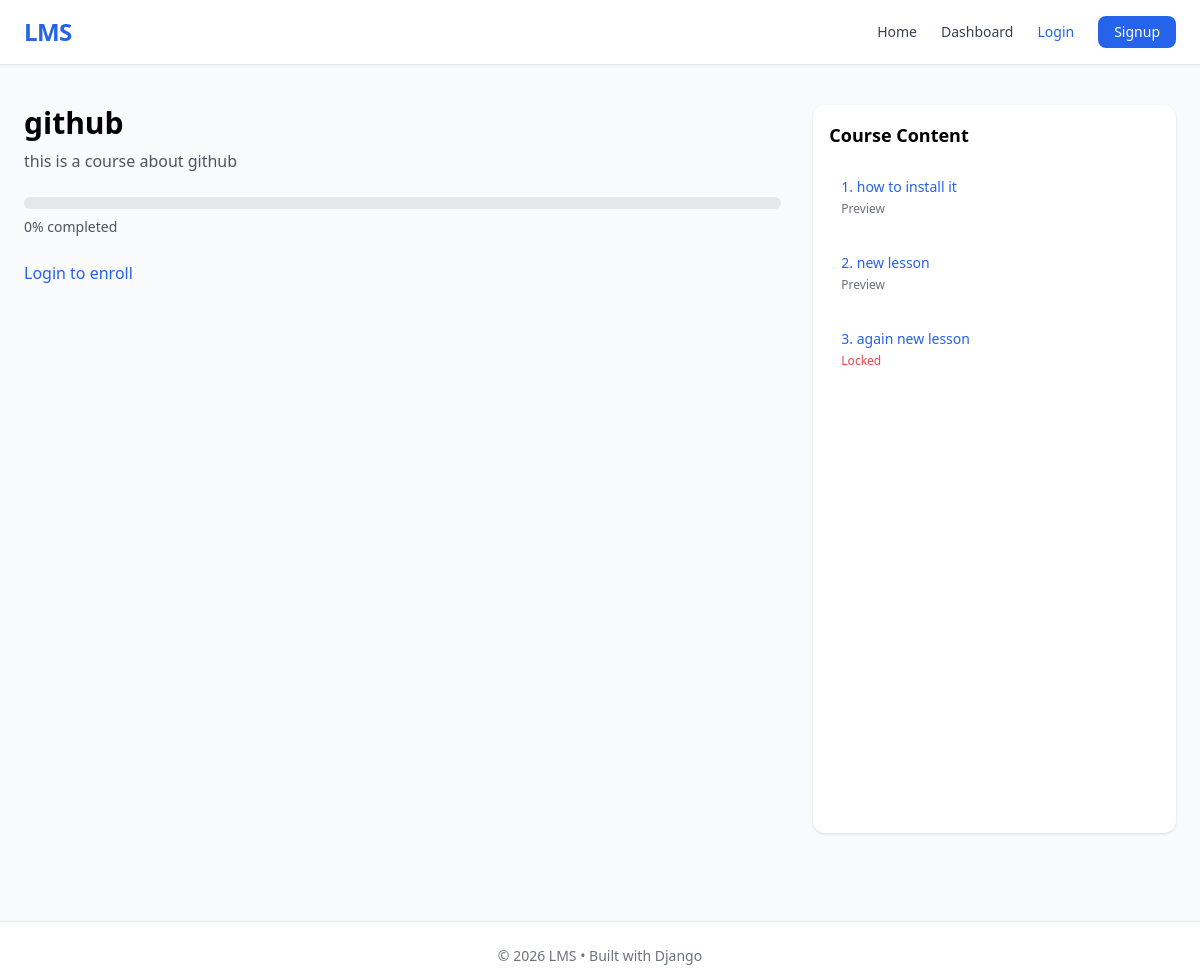
The app's page /course/3/ with its own data.
### courses/models.py (models this page shows, shortened)
class Course(models.Model):
    title = models.CharField(max_length=200)
    description = models.TextField()
    thumbnail = models.URLField(blank=True, null=True)
    category = models.ForeignKey(Category, on_delete=models.SET_NULL, null=True, blank=True)
    created_at = models.DateTimeField(auto_now_add=True)

class Lesson(models.Model):
    course = models.ForeignKey(Course, on_delete=models.CASCADE)
    title = models.CharField(max_length=200)
    video_url = models.URLField(blank=True, null=True)
    content = models.TextField()

### courses/views.py (the view, shortened to what this page needs)
# urls.py: path('course/<int:id>/', course_detail, name='course_detail'),
def course_detail(request, id):
    course = get_object_or_404(Course, id=id)
    lessons = course.lesson_set.all()
    is_enrolled = False
    completed_lessons = []
    total_lessons = lessons.count()
    completed_count = len(completed_lessons)
    progress = 0
    if total_lessons > 0:
        progress = int((completed_count / total_lessons) * 100)
    return render(request, 'course_detail.html', {
        'course': course,
        'lessons': lessons,
        'is_enrolled': is_enrolled,
        'completed_lessons': completed_lessons,
        'progress': progress
    })

### templates/course_detail.html (shortened to what this page needs)
{% extends 'base.html' %}
{% block content %}
<div class="grid lg:grid-cols-3 gap-8">
    <div class="lg:col-span-2">
        <h1 class="text-3xl font-bold mb-2">
            {{ course.title }}
        </h1>
        <p class="text-gray-600 mb-6">
            {{ course.description }}
        </p>
        <div class="mb-6">
            <div class="w-full bg-gray-200 rounded-full h-3 overflow-hidden">
            </div>
            <p class="text-sm mt-2 text-gray-600">
                {{ progress }}% completed
            </p>
        </div>
        {% if user.is_authenticated %}
            {% if not is_enrolled %}
                <a href="/enroll/{{ course.id }}/"
                   class="inline-block bg-blue-600 text-white px-6 py-2 rounded-lg shadow hover:bg-blue-700 transition">
                    Enroll Now
                </a>
            {% else %}
                <span class="text-green-600 font-semibold text-lg">
                    ✔ Enrolled
                </span>
            {% endif %}
        {% else %}
            <a href="/login/" class="text-blue-600">
                Login to enroll
            </a>
        {% endif %}
    </div>
    <div class="bg-white rounded-xl shadow p-4 h-[75vh] overflow-y-auto">
        <h2 class="text-lg font-bold mb-4">Course Content</h2>
        {% for lesson in lessons %}
        <div class="mb-3 p-3 rounded-lg hover:bg-gray-100 transition">
            <div class="flex justify-between items-center">
                <a href="/lesson/{{ lesson.id }}/"
                   class="text-sm font-medium text-blue-600">
                    {{ forloop.counter }}. {{ lesson.title }}
                </a>
            </div>
            <div class="text-xs mt-1">
                {% if forloop.counter <= 2 %}
                    <span class="text-gray-500">Preview</span>
                {% elif is_enrolled %}
                    <span class="text-green-600">Unlocked</span>
                {% else %}
                    <span class="text-red-500">Locked</span>
                {% endif %}
            </div>
        </div>
        {% endfor %}
    </div>
</div>
{% endblock %}

### templates/base.html (style rules this page uses)
body { font-family: system-ui; }

### records on screen
Course: title "github", description "this is a course about github"
Lesson: title "how to install it", shows "Preview"
Lesson: title "new lesson", shows "Preview"
Lesson: title "again new lesson", shows "Locked"

### other values on screen
{{ progress }} "0"
